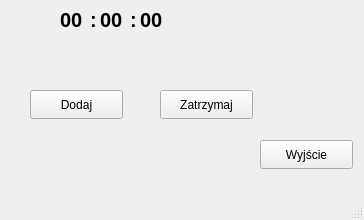
<?xml version="1.0" encoding="UTF-8"?>
<ui version="4.0">
 <class>Timinig</class>
 <widget class="QMainWindow" name="Timinig">
  <property name="geometry">
   <rect>
    <x>0</x>
    <y>0</y>
    <width>364</width>
    <height>220</height>
   </rect>
  </property>
  <property name="windowTitle">
   <string>Timinig</string>
  </property>
  <widget class="QWidget" name="centralwidget">
   <widget class="QLabel" name="lblGodzina">
    <property name="geometry">
     <rect>
      <x>60</x>
      <y>10</y>
      <width>31</width>
      <height>20</height>
     </rect>
    </property>
    <property name="font">
     <font>
      <pointsize>15</pointsize>
      <bold>true</bold>
     </font>
    </property>
    <property name="text">
     <string>00</string>
    </property>
   </widget>
   <widget class="QLabel" name="lblMinuta">
    <property name="geometry">
     <rect>
      <x>100</x>
      <y>10</y>
      <width>31</width>
      <height>20</height>
     </rect>
    </property>
    <property name="font">
     <font>
      <pointsize>15</pointsize>
      <bold>true</bold>
     </font>
    </property>
    <property name="text">
     <string>00</string>
    </property>
   </widget>
   <widget class="QLabel" name="lblSekunda">
    <property name="geometry">
     <rect>
      <x>140</x>
      <y>10</y>
      <width>31</width>
      <height>20</height>
     </rect>
    </property>
    <property name="font">
     <font>
      <pointsize>15</pointsize>
      <bold>true</bold>
     </font>
    </property>
    <property name="text">
     <string>00</string>
    </property>
   </widget>
   <widget class="QPushButton" name="pushButton">
    <property name="geometry">
     <rect>
      <x>30</x>
      <y>90</y>
      <width>93</width>
      <height>29</height>
     </rect>
    </property>
    <property name="text">
     <string>Dodaj</string>
    </property>
   </widget>
   <widget class="QPushButton" name="pushButton_2">
    <property name="geometry">
     <rect>
      <x>160</x>
      <y>90</y>
      <width>93</width>
      <height>29</height>
     </rect>
    </property>
    <property name="text">
     <string>Zatrzymaj</string>
    </property>
   </widget>
   <widget class="QPushButton" name="pushButton_3">
    <property name="geometry">
     <rect>
      <x>260</x>
      <y>140</y>
      <width>93</width>
      <height>29</height>
     </rect>
    </property>
    <property name="text">
     <string>Wyjście</string>
    </property>
   </widget>
   <widget class="QLabel" name="label">
    <property name="geometry">
     <rect>
      <x>90</x>
      <y>10</y>
      <width>16</width>
      <height>20</height>
     </rect>
    </property>
    <property name="font">
     <font>
      <pointsize>15</pointsize>
      <bold>true</bold>
     </font>
    </property>
    <property name="text">
     <string>:</string>
    </property>
   </widget>
   <widget class="QLabel" name="label_2">
    <property name="geometry">
     <rect>
      <x>130</x>
      <y>10</y>
      <width>21</width>
      <height>20</height>
     </rect>
    </property>
    <property name="font">
     <font>
      <pointsize>15</pointsize>
      <bold>true</bold>
     </font>
    </property>
    <property name="text">
     <string>:</string>
    </property>
   </widget>
  </widget>
  <widget class="QMenuBar" name="menubar">
   <property name="geometry">
    <rect>
     <x>0</x>
     <y>0</y>
     <width>364</width>
     <height>22</height>
    </rect>
   </property>
  </widget>
  <widget class="QStatusBar" name="statusbar"/>
 </widget>
 <resources/>
 <connections/>
</ui>
